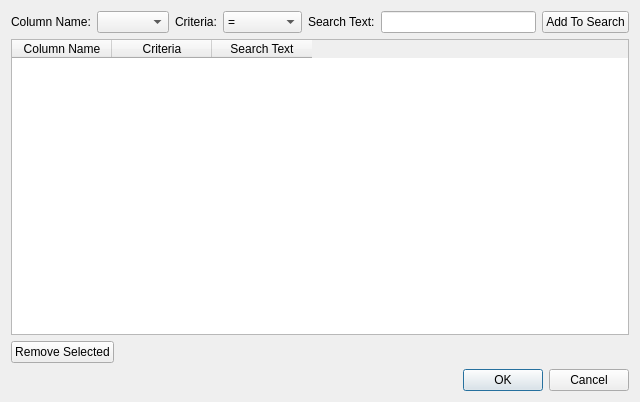
<?xml version="1.0" encoding="UTF-8"?>
<ui version="4.0">
 <class>AdvancedSearchDialog</class>
 <widget class="QDialog" name="AdvancedSearchDialog">
  <property name="geometry">
   <rect>
    <x>0</x>
    <y>0</y>
    <width>640</width>
    <height>402</height>
   </rect>
  </property>
  <property name="windowTitle">
   <string>Advanced Search</string>
  </property>
  <layout class="QVBoxLayout" name="verticalLayout">
   <item>
    <layout class="QHBoxLayout" name="horizontalLayout">
     <item>
      <widget class="QLabel" name="label">
       <property name="text">
        <string>Column Name:</string>
       </property>
      </widget>
     </item>
     <item>
      <widget class="QComboBox" name="cboColumns"/>
     </item>
     <item>
      <widget class="QLabel" name="label_2">
       <property name="text">
        <string>Criteria:</string>
       </property>
      </widget>
     </item>
     <item>
      <widget class="QComboBox" name="cboCriteria">
       <item>
        <property name="text">
         <string>=</string>
        </property>
       </item>
       <item>
        <property name="text">
         <string>Contains</string>
        </property>
       </item>
       <item>
        <property name="text">
         <string>&gt;</string>
        </property>
       </item>
       <item>
        <property name="text">
         <string>&lt;</string>
        </property>
       </item>
       <item>
        <property name="text">
         <string>&gt;=</string>
        </property>
       </item>
       <item>
        <property name="text">
         <string>&lt;=</string>
        </property>
       </item>
      </widget>
     </item>
     <item>
      <widget class="QLabel" name="label_3">
       <property name="text">
        <string>Search Text:</string>
       </property>
      </widget>
     </item>
     <item>
      <widget class="QLineEdit" name="txtSearch"/>
     </item>
     <item>
      <widget class="QPushButton" name="cmdAddtoSearch">
       <property name="text">
        <string>Add To Search</string>
       </property>
      </widget>
     </item>
    </layout>
   </item>
   <item>
    <widget class="QTableWidget" name="tblSearchTerms">
     <column>
      <property name="text">
       <string>Column Name</string>
      </property>
     </column>
     <column>
      <property name="text">
       <string>Criteria</string>
      </property>
     </column>
     <column>
      <property name="text">
       <string>Search Text</string>
      </property>
     </column>
    </widget>
   </item>
   <item>
    <layout class="QHBoxLayout" name="horizontalLayout_2">
     <item>
      <widget class="QPushButton" name="cmdRemove">
       <property name="text">
        <string>Remove Selected</string>
       </property>
      </widget>
     </item>
     <item>
      <spacer name="horizontalSpacer">
       <property name="orientation">
        <enum>Qt::Horizontal</enum>
       </property>
       <property name="sizeHint" stdset="0">
        <size>
         <width>40</width>
         <height>20</height>
        </size>
       </property>
      </spacer>
     </item>
    </layout>
   </item>
   <item>
    <widget class="QDialogButtonBox" name="buttonBox">
     <property name="orientation">
      <enum>Qt::Horizontal</enum>
     </property>
     <property name="standardButtons">
      <set>QDialogButtonBox::Cancel|QDialogButtonBox::Ok</set>
     </property>
    </widget>
   </item>
  </layout>
 </widget>
 <resources/>
 <connections>
  <connection>
   <sender>buttonBox</sender>
   <signal>accepted()</signal>
   <receiver>AdvancedSearchDialog</receiver>
   <slot>accept()</slot>
   <hints>
    <hint type="sourcelabel">
     <x>248</x>
     <y>254</y>
    </hint>
    <hint type="destinationlabel">
     <x>157</x>
     <y>274</y>
    </hint>
   </hints>
  </connection>
  <connection>
   <sender>buttonBox</sender>
   <signal>rejected()</signal>
   <receiver>AdvancedSearchDialog</receiver>
   <slot>reject()</slot>
   <hints>
    <hint type="sourcelabel">
     <x>316</x>
     <y>260</y>
    </hint>
    <hint type="destinationlabel">
     <x>286</x>
     <y>274</y>
    </hint>
   </hints>
  </connection>
 </connections>
</ui>
